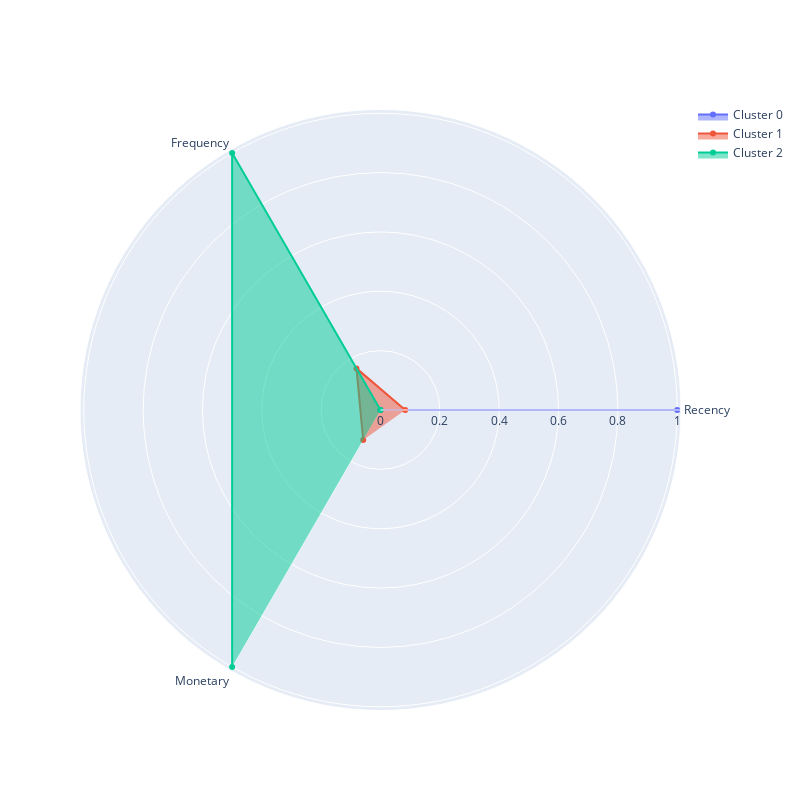

Notebook code for this chart:
### Markdown cell above
Теперь у вас есть удобный инструмент для анализа профиля кластеров. Воспользуйтесь им, чтобы проинтерпретировать результаты, полученные на предыдущем шаге.

### Code cell
# визуализация полярной диаграммы по кластерам
grouped_rfm = rfm_data.groupby(by=kmeans.labels_).mean()
plot_cluster_profile(grouped_rfm, n_clusters=3)

### Figure 1 — Plotly figure (JSON) as saved in the notebook; plotly's stock layout.template omitted (floating-point values rounded to 4 significant figures)
{"data": [{"fill": "toself", "name": "Cluster 0", "r": [1.0, 0.0, 0.0], "theta": ["Recency", "Frequency", "Monetary"], "type": "scatterpolar"}, {"fill": "toself", "name": "Cluster 1", "r": [0.0833, 0.162, 0.1166], "theta": ["Recency", "Frequency", "Monetary"], "type": "scatterpolar"}, {"fill": "toself", "name": "Cluster 2", "r": [0.0, 1.0, 1.0], "theta": ["Recency", "Frequency", "Monetary"], "type": "scatterpolar"}], "layout": {"autosize": false, "height": 800, "showlegend": true, "width": 800}}
